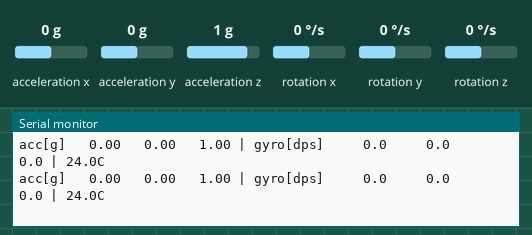
A sketch run on a simulated ESP32-S3. Parts: the last lines printed to the serial monitor. Wiring (inferred from the names in the program): MPU-9250 motion sensor at I2C address 0x68. Inputs (shaded band) come from the test bench; at power-on: acceleration x 0 g, acceleration y 0 g, acceleration z 1 g, rotation x 0 °/s, rotation y 0 °/s, rotation z 0 °/s.

Above: at 2.8 s.
2.9 s: acceleration x set to -1.4 g
At 3.18 s:
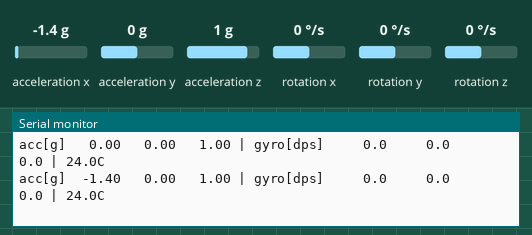
4.9 s: acceleration y set to -1.4 g
At 5.2 s:
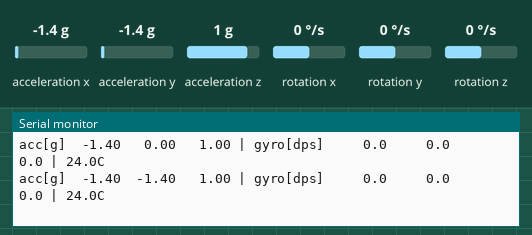
6.9 s: acceleration z set to -1.4 g
At 7.22 s:
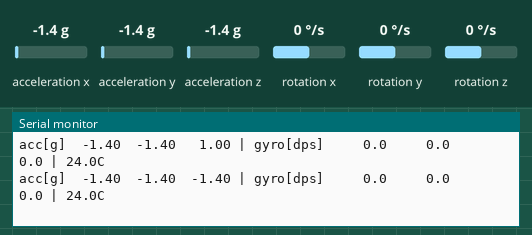
8.9 s: rotation x set to -192 °/s
At 9.24 s:
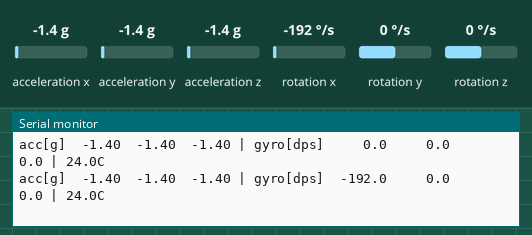
10.9 s: rotation y set to -192 °/s
At 11.06 s:
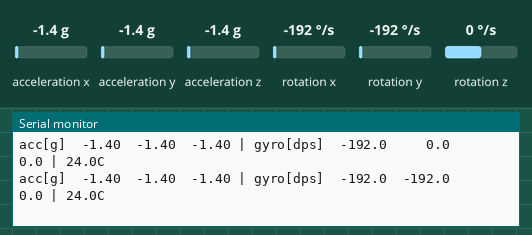
12.8 s: rotation z set to -192 °/s
At 13.09 s:
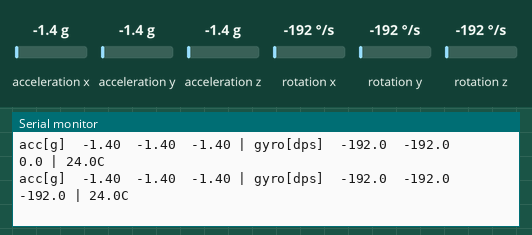

The sketch:

mpu6050_test.ino
```cpp
// Standalone MPU6050 bench test (ESP32-S3). Raw Wire, no external library.
// Wiring: VCC->5V (module has onboard regulator), GND->GND, SDA->GPIO13, SCL->GPIO14.
// NOTE: this board reports WHO_AM_I=0x70 (MPU6500-family), not 0x68. Accel/gyro registers
// are compatible; the temperature scale differs, so the temp value is only indicative.
// Prints WHO_AM_I once, then accel (g) / gyro (deg/s) / temp (C) 5x per second.
// delay() is fine here: isolated bench sketch, not the robot loop.
#include <Wire.h>

const int MPU_SDA = 13;
const int MPU_SCL = 14;
const uint8_t MPU_ADDR = 0x68;  // 0x69 if AD0 is pulled high

const uint8_t REG_PWR_MGMT_1 = 0x6B;
const uint8_t REG_WHO_AM_I = 0x75;
const uint8_t REG_ACCEL_XOUT_H = 0x3B;

// Default ranges after wake-up: +/-2g (16384 LSB/g), +/-250 deg/s (131 LSB/deg/s)
const float ACCEL_LSB_PER_G = 16384.0;
const float GYRO_LSB_PER_DPS = 131.0;

bool writeReg(uint8_t reg, uint8_t value) {
  Wire.beginTransmission(MPU_ADDR);
  Wire.write(reg);
  Wire.write(value);
  return Wire.endTransmission() == 0;
}

bool readRegs(uint8_t reg, uint8_t *buf, size_t len) {
  Wire.beginTransmission(MPU_ADDR);
  Wire.write(reg);
  if (Wire.endTransmission(false) != 0) return false;
  if (Wire.requestFrom(MPU_ADDR, (uint8_t)len) != len) return false;
  for (size_t i = 0; i < len; i++) buf[i] = Wire.read();
  return true;
}

void setup() {
  Serial.begin(115200);
  delay(1500);  // let the USB CDC console attach
  Wire.begin(MPU_SDA, MPU_SCL);

  uint8_t who = 0;
  if (!readRegs(REG_WHO_AM_I, &who, 1)) {
    Serial.println("MPU6050 not responding (check wiring / address)");
  } else {
    Serial.printf("WHO_AM_I = 0x%02X (0x68 = MPU6050, 0x70 = MPU6500 clone; both read the same here)\n", who);
  }

  // Chip powers up asleep; clear the sleep bit.
  if (!writeReg(REG_PWR_MGMT_1, 0x00)) {
    Serial.println("wake-up write failed");
  }
  delay(100);
}

void loop() {
  uint8_t raw[14];
  if (!readRegs(REG_ACCEL_XOUT_H, raw, sizeof(raw))) {
    Serial.println("read failed");
    delay(1000);
    return;
  }

  int16_t ax = (raw[0] << 8) | raw[1];
  int16_t ay = (raw[2] << 8) | raw[3];
  int16_t az = (raw[4] << 8) | raw[5];
  int16_t t = (raw[6] << 8) | raw[7];
  int16_t gx = (raw[8] << 8) | raw[9];
  int16_t gy = (raw[10] << 8) | raw[11];
  int16_t gz = (raw[12] << 8) | raw[13];

  Serial.printf("acc[g] %6.2f %6.2f %6.2f | gyro[dps] %7.1f %7.1f %7.1f | %.1fC\n",
                ax / ACCEL_LSB_PER_G, ay / ACCEL_LSB_PER_G, az / ACCEL_LSB_PER_G,
                gx / GYRO_LSB_PER_DPS, gy / GYRO_LSB_PER_DPS, gz / GYRO_LSB_PER_DPS,
                t / 340.0 + 36.53);
  delay(200);
}
```

Measured:
- after the input at 2.9 s, the serial monitor: prints a new line after 0.12 s (image 1)
- after the input at 4.9 s, the serial monitor: prints a new line after 0.14 s (image 2)
- after the input at 6.9 s, the serial monitor: prints a new line after 0.16 s (image 3)
- after the input at 8.9 s, the serial monitor: prints a new line after 0.19 s (image 4)
- after the input at 10.9 s, the serial monitor: prints a new line at once (image 5)
- after the input at 12.8 s, the serial monitor: prints a new line after 0.13 s (image 6)
